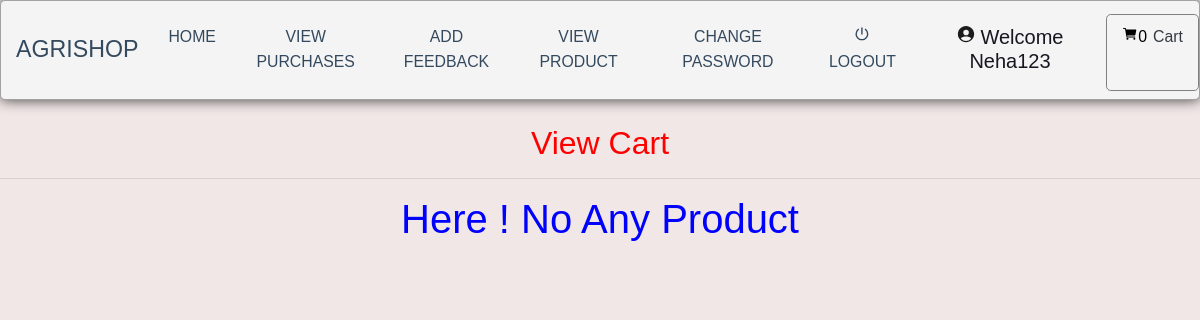
/cart (signed in), run on an earlier commit of the app's database.
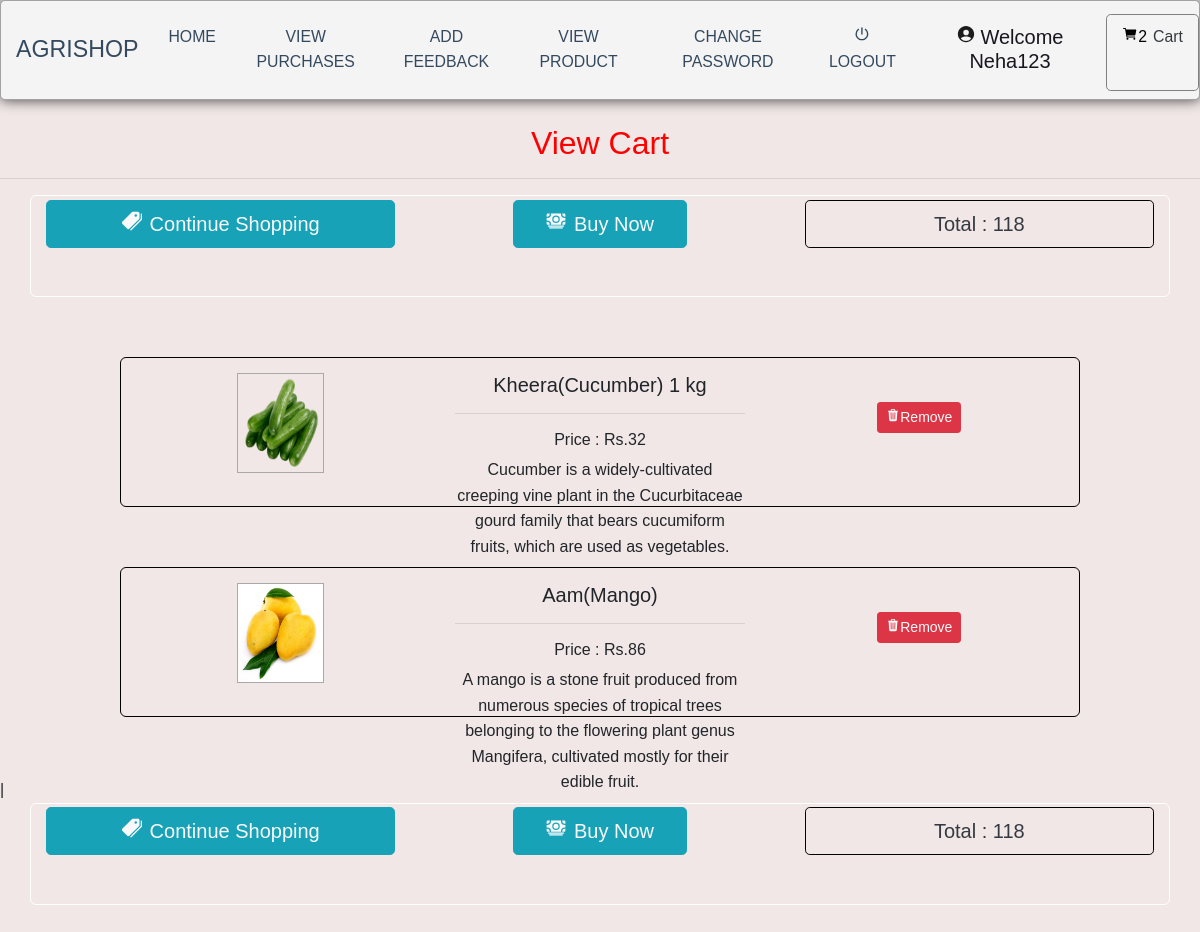
And on a later commit of the database.
### grocery/models.py (models this page shows, shortened)
class Cart(models.Model):
    profile = models.ForeignKey(Profile,on_delete=models.CASCADE,null=True)
    product = models.ForeignKey(Product, on_delete=models.CASCADE, null=True)

class Product(models.Model):
    category = models.ForeignKey(Category, on_delete=models.CASCADE, null=True)
    image = models.FileField(null=True)
    name = models.CharField(max_length=30, null=True)
    price = models.IntegerField(null=True)
    desc = models.TextField(null=True)

### grocery/views.py (the view)
# urls.py: path('cart', view_cart, name='cart'),
def view_cart(request):
    if not request.user.is_authenticated:
        return redirect('login')
    user = User.objects.get(id=request.user.id)
    profile = Profile.objects.get(user=user)
    cart = Cart.objects.filter(profile=profile).all()
    pro = recommended_product(request)
    total = 0
    num1 = 0
    book_id = request.user.username
    message1 = "Here ! No Any Product"
    for i in cart:
        total += i.product.price
        num1 += 1
        book_id = book_id + "." + str(i.product.id)
    d = {'profile': profile, 'cart': cart, 'total': total, 'num1': num1, 'book': book_id, 'message': message1,
         'pro': pro}
    return render(request, 'cart.html', d)

### grocery/views.py (called while the page is built)
def recommended_product(request):
    user = User.objects.get(id=request.user.id)
    profile = Profile.objects.get(user=user)
    book = Booking.objects.filter(profile=profile).order_by('-id')[:2]
    recommend = []
    for i in book:
        recommend += i.booking_id.split('.')[1:]
    pro1 = Product.objects.filter(id__in=recommend)
    cat = []
    for i in pro1:
        if not i.category.id in cat:
            cat.append(i.category.id)
    pro = Product.objects.filter(category__id__in=cat).order_by('?')
    return pro

### grocery/templates/cart.html (shortened to what this page needs)
{% extends 'navigation.html' %}
{% block body %}
<center><h2 style="color:red;margin-top:2%">View Cart</h2></center><hr>
{% if not cart %}
<h1 align="center" style="color:blue">{{message}}</h1>
{% else %}
<center><div class="container" style="border:1px solid white">
<div class="row">
    <div class="col-md-4" style="height:100px;">
                <center><a href="{% url 'view_product' 0 %}" style="margin-top:1%;width:100%" class="btn btn-lg btn-info text-light text-capitalize"><ion-icon style="margin-right:8px" name="pricetags"></ion-icon>Continue Shopping</a></center>
            </div>
    <div class="col-md-4" style="height:100px;">
                <center><a href="{% url 'booking' book %}" style="margin-top:1%;width:50%" class="btn btn-lg btn-info text-light text-capitalize"><ion-icon style="margin-right:8px" name="cash"></ion-icon>Buy Now</a></center>
            </div>
    <div class="col-md-4" style="height:100px;">
                <center><a style="margin-top:1%;width:100%;border:1px solid black" class="btn btn-default btn-lg text-dark text-capitalize">Total : {{total}}</a></center>
            </div>
</div>
    </div>
</center>
{% for i in cart %}
<center>
<div class="container" style="margin-top:2%;height:150px;width:80%">
    <div class="row" style="height:90%">
        <div class="col-md-4" style="height:120px">
            <img src="{{i.product.image.url}}" style="width:30%;height:100px;border:1px solid darkgray;margin-top:5%">
        </div>
        <div class="col-md-4" style="height:100px">
            <h5 style="margin-top:5%">{{i.product.name}}</h5><hr>
        <h6>Price : Rs.{{i.product.price}}</h6>
        <p>{{i.product.desc}}</p>
        </div>
            <div class="col-md-4" style="height:100px;">
                <center><a href="{% url 'remove_cart' i.id %}" style="margin-top:15%" class="btn btn-sm btn-danger text-light text-capitalize"><ion-icon name="trash"></ion-icon>Remove</a></center>
        </div>
    </div>
</div>
    </center>
{% endfor %}
|<div class="container" style="border:1px solid white">
<div class="row">
    <div class="col-md-4" style="height:100px;">
                <center><a href="{% url 'view_product' 0 %}" style="margin-top:1%;width:100%" class="btn btn-lg btn-info text-light text-capitalize"><ion-icon style="margin-right:8px" name="pricetags"></ion-icon>Continue Shopping</a></center>
            </div>
    <div class="col-md-4" style="height:100px;">
                <center><a href="{% url 'booking' book %}" style="margin-top:1%;width:50%" class="btn btn-lg btn-info text-light text-capitalize"><ion-icon style="margin-right:8px" name="cash"></ion-icon>Buy Now</a></center>
            </div>
    <div class="col-md-4" style="height:100px;">
                <center><a style="margin-top:1%;width:100%;border:1px solid black" class="btn btn-default btn-lg text-dark text-capitalize">Total : {{total}}</a></center>
            </div>
</div>
    {% endif %}
    </div>
{% endblock %}

### grocery/templates/navigation.html (shortened to what this page needs)
<!DOCTYPE html>
<html lang="en">
<head>
  {% load static %}
  <link rel="stylesheet" href="https://maxcdn.bootstrapcdn.com/bootstrap/4.0.0/css/bootstrap.min.css"
>
  <link rel=stylesheet href="//cdn.datatables.net/1.10.19/css/jquery.dataTables.min.css">
  <link rel="stylesheet" href="https://cdnjs.cloudflare.com/ajax/libs/font-awesome/4.7.0/css/font-awesome.min.css">
</head>
<body style="background-color:rgb(241, 231, 231)">
  <header class="header">
    <h1 class="logo"><a href="#">AgriShop</a></h1>
    <ul class="main-nav">
      {% if request.user.username %}
        {% if not request.user.is_staff %}
        <li>
          <a href="{% url 'home' %}">Home</a>
        </li>
        <li>
          <a href="{% url 'view_booking' %}">View Purchases</a>
        </li>
        <li>
          <a href="{% url 'send_feedback' request.user.id %}">Add Feedback</a>
        </li>
        <li>
          <a href="{% url 'view_product' 0 %}">View Product</a>
        </li>
        <li>
          <a href="{% url 'change_password' %}">Change Password</a>
        </li>
        {% endif %}
        {% endif %}
        {% if request.user.is_authenticated %}
        <a href="{% url 'logout' %}" ><ion-icon style="margin-right:1px"
            name="power-sharp"></ion-icon>Logout</a>
        {% if not request.user.is_staff %}
        <li>
          <a href="{% url 'profile' %}">
            <h5 style="color:#191620 ; text-transform : capitalize"><ion-icon
                style="margin-right:4px;color:#1c1b1b" name="person-circle-sharp"></ion-icon>Welcome
              {{request.user.username}}</h5>
          </a>
        </li>
        {% endif %}
        {% endif %}
        {% if not request.user.is_staff %}
        {% if request.user.username %}
        <a href="{% url 'cart' %}" style="border:1px solid gray"
          class="btn btn-default btn-lg text-dark text-capitalize">
          <ion-icon style="color:black;margin-top:2%" name="cart"></ion-icon><span
            style="color:black">{{num1}}</span><span style="margin-left:6px;margin-top:2%;">Cart</span></a>
        {% endif %}
        {% endif %}
    </ul>
  </header>
  {% block body %}
  {% endblock %}
</body>
</html>

### grocery/templates/navigation.html (style rules this page uses)
* { box-sizing: border-box; }
body { font-family: 'Montserrat', sans-serif; line-height: 1.6; margin: 0; min-height: 100vh; }
ul { margin: 0; padding: 0; list-style: none; }
h2, h3, a { color: #34495e; }
a { text-decoration: none; }
.logo { margin: 0; font-size: 1.45em; }
.main-nav { margin-top: 5px; }
.logo a, .main-nav a { padding: 10px 15px; text-transform: uppercase; text-align: center; display: block; }
.main-nav a { color: #34495e; font-size: .99em; }
.header { padding-top: .5em; padding-bottom: .5em; border: 1px solid #a2a2a2; background-color: #f4f4f4; -webkit-box-shadow: 0px 0px 14px 0px rgba(0,0,0,0.75); -moz-box-shadow: 0px 0px 14px 0px rgba(0,0,0,0.75); box-shadow: 0px 0px 14px 0px rgba(0,0,0,0.75); -webkit-border-radius: 5px; -moz-border-radius: 5px; border-radius: 5px; }
@media (min-width: 769px) { .header, .main-nav { display: flex; } }
@media (min-width: 769px) { .header { flex-direction: column; align-items: center; } }
@media (min-width: 1025px) { .header { flex-direction: row; justify-content: space-between; } }

### grocery/templates/cart.html (style rules this page uses)
.container { border:1px solid black; border-radius:6px; margin-bottom:5%; }

What changed in the data, as far as the page shows it:
added Cart: product.image (picture), product.name "Kheera(Cucumber) 1 kg", product.price "32", product.desc "Cucumber is a widely-cultivated creeping vine plant in the Cucurbitaceae gourd family that bears cucumiform fruits, which are used as vegetables."
added Cart: product.image (picture), product.name "Aam(Mango)", product.price "86", product.desc "A mango is a stone fruit produced from numerous species of tropical trees belonging to the flowering plant genus Mangifera, cultivated mostly for their edible fruit."
Also different on the page:
{{ num1 }}: "0" → "2"
{{ total }}: (not shown) → "118"
{{ message }}: "Here ! No Any Product" → (not shown)
text now shown: "Continue Shopping Buy Now Total : | Continue Shopping Buy Now Total :"
